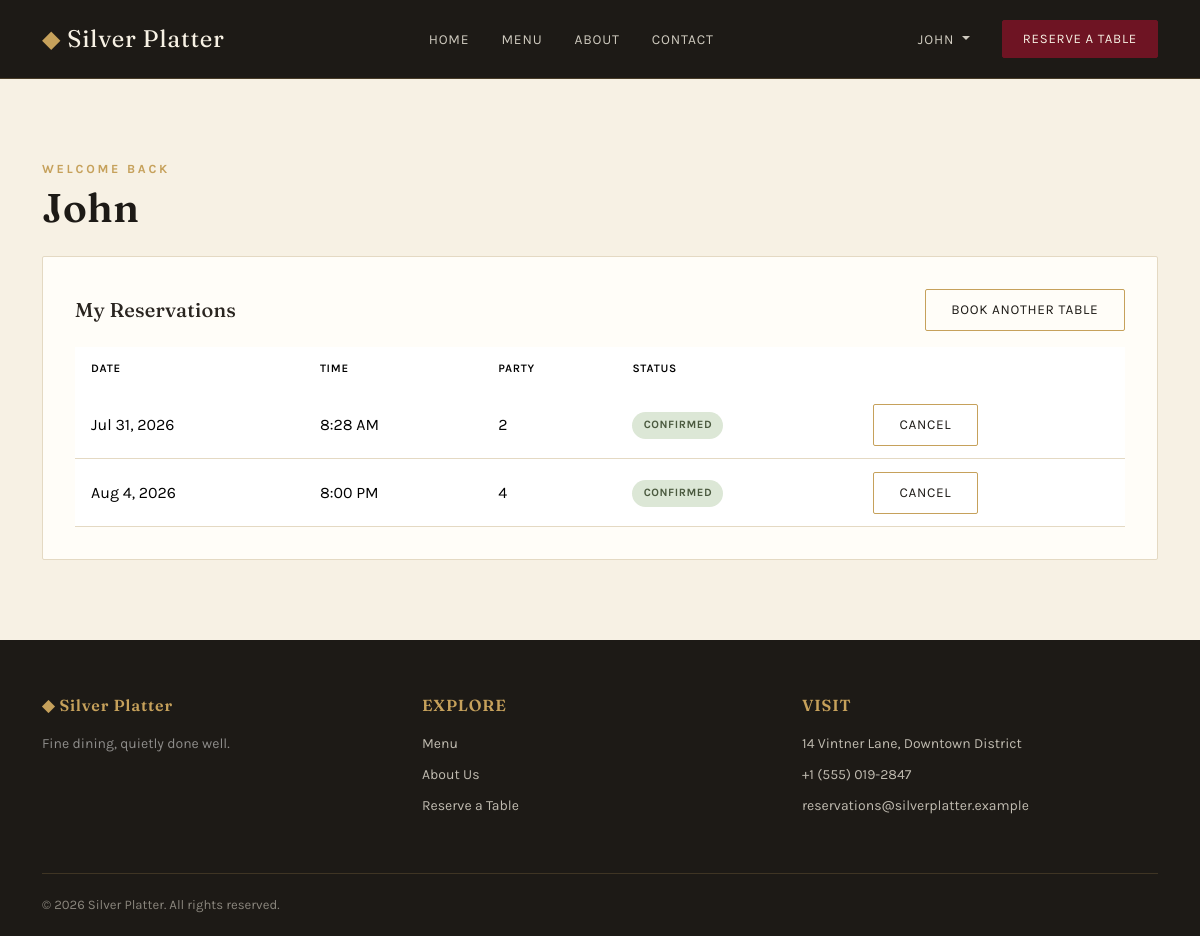
Page /accounts/dashboard/ (signed in) on the committed database.
### accounts/models.py (models this page shows, shortened)
class User(AbstractUser):
    CUSTOMER = 'CUSTOMER'
    MANAGER = 'MANAGER'
    ADMIN = 'ADMIN'
    ROLE_CHOICES = [
        (CUSTOMER, 'Customer'),
        (MANAGER, 'Manager'),
        (ADMIN, 'Admin'),
    ]
    role = models.CharField(max_length=10, choices=ROLE_CHOICES, default=CUSTOMER)
    phone = models.CharField(max_length=20, blank=True)

### restaurant/models.py (models this page shows, shortened)
class Reservation(models.Model):
    customer = models.ForeignKey(settings.AUTH_USER_MODEL, on_delete=models.CASCADE,
                                  related_name='reservations')
    date = models.DateField()
    time = models.TimeField()
    party_size = models.PositiveSmallIntegerField(default=2)
    special_requests = models.TextField(blank=True)
    is_cancelled = models.BooleanField(default=False)
    created_at = models.DateTimeField(auto_now_add=True)

### accounts/views.py (the view)
# urls.py: path('dashboard/', views.dashboard, name='dashboard'),
@login_required
def dashboard(request):
    user = request.user
    if user.role == User.ADMIN:
        return redirect('/admin/')
    if user.role == User.MANAGER:
        reservations = Reservation.objects.filter(is_cancelled=False).order_by('date', 'time')
        return render(request, 'accounts/dashboard.html', {
            'reservations': reservations,
            'is_manager': True,
        })
    reservations = user.reservations.filter(is_cancelled=False).order_by('date', 'time')
    return render(request, 'accounts/dashboard.html', {
        'reservations': reservations,
        'is_manager': False,
    })

### silverplatter/context_processors.py (called while the page is built)
def site_settings(request):
    return {'site': settings.SITE_CONFIG}

### accounts/templates/accounts/dashboard.html (shortened to what this page needs)
{% extends "base.html" %}
{% block content %}
<section class="sp-section">
  <div class="container">
    {% if is_manager %}
      <p class="eyebrow mb-1">Manager Dashboard</p>
      <h1 class="mb-4">All Reservations</h1>
    {% else %}
      <p class="eyebrow mb-1">Welcome back</p>
      <h1 class="mb-4">{{ user.first_name|default:user.username }}</h1>
    {% endif %}
    <div class="sp-card">
      <div class="d-flex justify-content-between align-items-center mb-3">
        <h2 class="h5 mb-0">{% if is_manager %}Upcoming Bookings{% else %}My Reservations{% endif %}</h2>
        {% if not is_manager %}
          <a href="{% url 'restaurant:book_reservation' %}" class="btn btn-sp-outline btn-sm">Book Another Table</a>
        {% endif %}
      </div>
      {% if reservations %}
        <div class="table-responsive">
          <table class="table sp-table mb-0">
            <thead>
              <tr>
                <th>Date</th>
                <th>Time</th>
                <th>Party</th>
                <th>Status</th>
                <th></th>
              </tr>
            </thead>
            <tbody>
              {% for r in reservations %}
                <tr>
                  <td>{{ r.date|date:"M j, Y" }}</td>
                  <td>{{ r.time|time:"g:i A" }}</td>
                  <td>{{ r.party_size }}</td>
                  <td><span class="status-pill status-confirmed">Confirmed</span></td>
                  <td>
                    <form method="post" action="{% url 'restaurant:cancel_reservation' r.pk %}" onsubmit="return confirm('Cancel this reservation?');">
                      <button type="submit" class="btn btn-sm btn-sp-outline">Cancel</button>
                    </form>
                  </td>
                </tr>
              {% endfor %}
            </tbody>
          </table>
        </div>
      {% else %}
        <p class="text-muted-sp mb-0">No reservations to show right now.</p>
      {% endif %}
    </div>
  </div>
</section>
{% endblock %}

### templates/includes/navbar.html (shortened to what this page needs)
<nav class="navbar navbar-expand-lg sp-navbar sticky-top">
  <div class="container">
    <a class="navbar-brand" href="{% url 'restaurant:home' %}">
      <span class="brand-mark">&#9670;</span> {{ site.NAME }}
    </a>
    <div class="collapse navbar-collapse" id="spNav">
      <ul class="navbar-nav mx-auto">
        <li class="nav-item"><a class="nav-link" href="{% url 'restaurant:home' %}">Home</a></li>
        <li class="nav-item"><a class="nav-link" href="{% url 'restaurant:menu_list' %}">Menu</a></li>
        <li class="nav-item"><a class="nav-link" href="{% url 'restaurant:about' %}">About</a></li>
        <li class="nav-item"><a class="nav-link" href="{% url 'restaurant:contact' %}">Contact</a></li>
      </ul>
      <ul class="navbar-nav align-items-lg-center gap-lg-2">
        {% if user.is_authenticated %}
          <li class="nav-item dropdown">
            <a class="nav-link dropdown-toggle" href="#" data-bs-toggle="dropdown">
              {{ user.first_name|default:user.username }}
            </a>
          </li>
        {% else %}
          <li class="nav-item"><a class="nav-link" href="{% url 'accounts:login' %}">Log In</a></li>
        {% endif %}
        <li class="nav-item ms-lg-2 mt-2 mt-lg-0">
          <a class="btn btn-reserve" href="{% if user.is_authenticated %}{% url 'restaurant:book_reservation' %}{% else %}{% url 'accounts:login' %}{% endif %}">Reserve a Table</a>
        </li>
      </ul>
    </div>
  </div>
</nav>

### static/css/style.css (style rules this page uses)
:root { --sp-ivory: #F7F1E4; --sp-surface: #FFFDF8; --sp-charcoal: #1D1A16; --sp-burgundy: #6E1423; --sp-burgundy-dark:#4C0D18; --sp-gold: #C6A15B; --sp-gold-light: #E8D6A8; --sp-olive: #4B5A3F; --sp-text: #2A2520; --sp-muted: #7C7166; --sp-border: #E4D9C3; --font-display: 'Fraunces', Georgia, serif; --font-body: 'Karla', 'Segoe UI', sans-serif; --sp-radius: 2px; --sp-shadow: 0 12px 32px rgba(29, 26, 22, 0.10); }
html { scroll-behavior: smooth; }
body { background-color: var(--sp-ivory); color: var(--sp-text); font-family: var(--font-body); line-height: 1.65; }
h1, h2, h3, h4, h5, .display-font { font-family: var(--font-display); color: var(--sp-charcoal); font-weight: 600; letter-spacing: 0.01em; }
a { color: var(--sp-burgundy); text-decoration: none; }
.eyebrow { font-size: 0.78rem; letter-spacing: 0.22em; text-transform: uppercase; color: var(--sp-gold); font-weight: 700; }
.sp-navbar { background-color: var(--sp-charcoal); padding: 0.9rem 0; border-bottom: 1px solid rgba(198, 161, 91, 0.25); }
.sp-navbar .navbar-brand { font-family: var(--font-display); color: var(--sp-ivory) !important; font-size: 1.5rem; letter-spacing: 0.03em; }
.sp-navbar .brand-mark { color: var(--sp-gold); }
.sp-navbar .nav-link { color: rgba(247, 241, 228, 0.82) !important; font-size: 0.86rem; letter-spacing: 0.06em; text-transform: uppercase; padding: 0.5rem 1rem !important; }
.sp-navbar .btn-reserve { background-color: var(--sp-burgundy); color: var(--sp-ivory); border: 1px solid var(--sp-burgundy); font-size: 0.82rem; letter-spacing: 0.06em; text-transform: uppercase; padding: 0.5rem 1.25rem; border-radius: var(--sp-radius); }
.btn-sp-outline { background: transparent; border: 1px solid var(--sp-gold); color: var(--sp-charcoal); font-size: 0.85rem; letter-spacing: 0.05em; text-transform: uppercase; padding: 0.6rem 1.6rem; border-radius: var(--sp-radius); }
.sp-section { padding: 5rem 0; }
.sp-card { background-color: var(--sp-surface); border: 1px solid var(--sp-border); border-radius: var(--sp-radius); padding: 2rem; height: 100%; }
.sp-table thead { background-color: var(--sp-charcoal); color: var(--sp-ivory); }
.sp-table thead th { font-size: 0.72rem; letter-spacing: 0.06em; text-transform: uppercase; font-weight: 600; border: none; padding: 0.8rem 1rem; }
.sp-table td { vertical-align: middle; padding: 0.8rem 1rem; }
.sp-table tbody tr { border-bottom: 1px solid var(--sp-border); }
.status-pill { display: inline-block; font-size: 0.7rem; letter-spacing: 0.05em; text-transform: uppercase; padding: 0.28rem 0.7rem; border-radius: 999px; font-weight: 700; }
.status-confirmed { background: #DCE7D6; color: var(--sp-olive); }

### rows in the picture
User: first_name "JOHN", first_name "John"
Reservation: date "Jul 31, 2026", time "8:28 AM", party_size "2"
Reservation: date "Aug 4, 2026", time "8:00 PM", party_size "4"

### other values in the picture
{{ site.NAME }} "Silver Platter"
{{ site.TAGLINE }} "Fine dining, quietly done well."
{{ site.ADDRESS_LINE1 }} "14 Vintner Lane"
{{ site.ADDRESS_LINE2 }} "Downtown District"
{{ site.PHONE }} "+1 (555) 019-2847"
{{ site.EMAIL }} "reservations@silverplatter.example"
